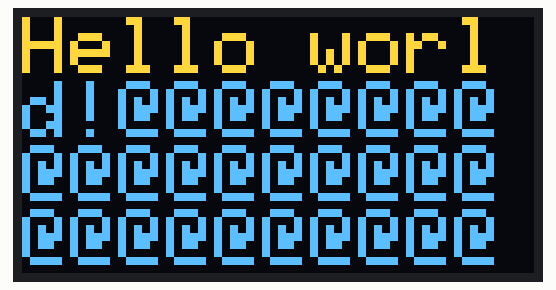
Simulated run of this sketch. Board: Arduino Uno, built with avr-gcc and run on an emulated ATmega328P. Shown: 128×64 one-colour display. The OLED is the two-colour kind (top 16 rows yellow).

Above: at 0.1 s.

The sketch:

displaytest.ino
```cpp
#include <Wire.h>
#include <Adafruit_GFX.h>
#include <Adafruit_SSD1306.h>

#define OLED_RESET 0  // GPIO0
//Adafruit_SSD1306 display(OLED_RESET);
Adafruit_SSD1306 display(128, 64, &Wire, OLED_RESET); // initialise display
//Adafruit_SSD1306 OLED(128, 64);


void setup()
{
   display.begin(SSD1306_SWITCHCAPVCC, 0x3C);
   display.setTextSize(2);
   display.setTextColor(WHITE);
}

void loop() {

  // Clear the buffer.
  display.clearDisplay();

  display.setCursor(0, 0);
  display.println("Hello world!@@@@@@@@@@@@@@@@@@@@@@@@@@@@@@@@@@@@@@@@@@@@@@@@@@@@@@@@@@@@@@@@@@@@@@@@@@@@@@@@@@@@@@@@@@@@");

  display.display();
  delay(1000);

}

//void setup()   {
//  OLED.begin();
//  OLED.clearDisplay();
//
//  //Add stuff into the 'display buffer'
//  OLED.setTextWrap(false);
//  OLED.setTextSize(2);
//  OLED.setTextColor(WHITE);
//  OLED.setCursor(0,0);
//  OLED.println("vanakkam");
//  OLED.display(); //output 'display buffer' to screen
//}
//
//void loop() {
//  OLED.println("vanakkam");
//  OLED.display(); //output 'display buffer' to screen
//}
```
